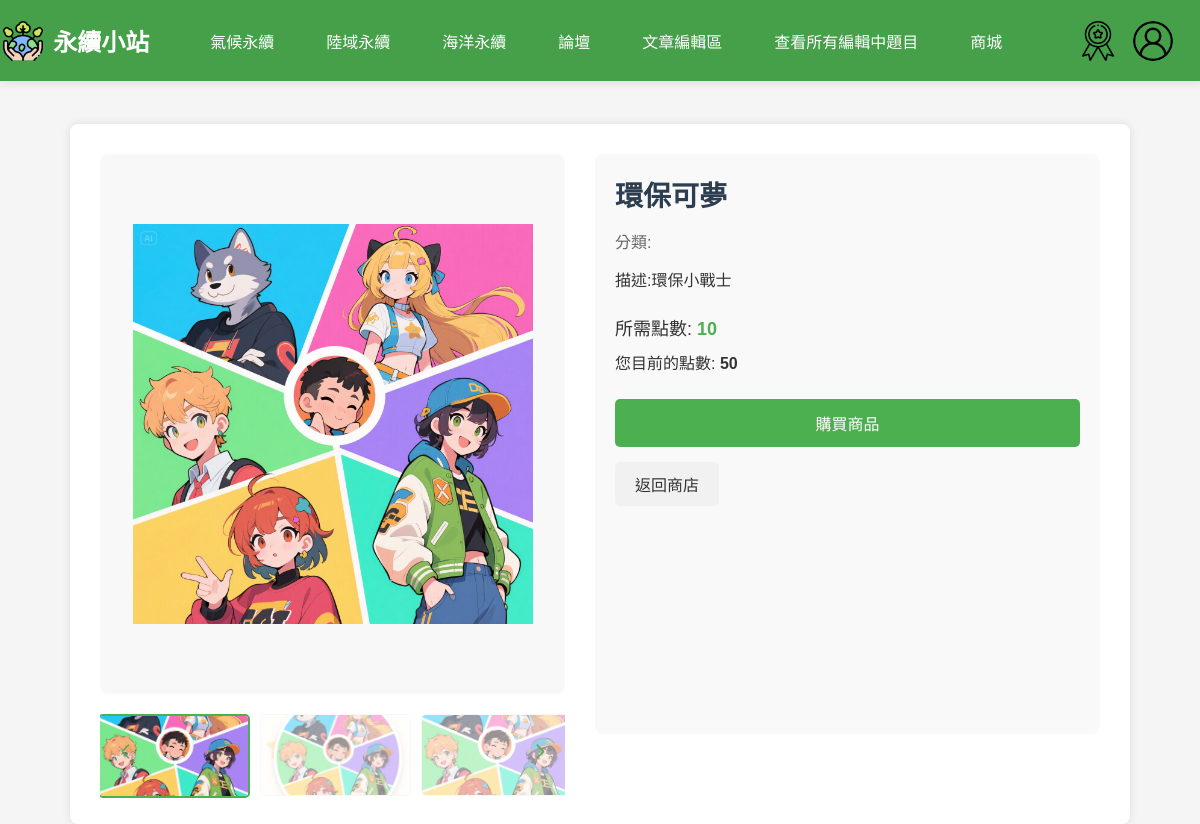
/php/product_detail.php?id=6 (signed in), run on an earlier commit of the app's database.
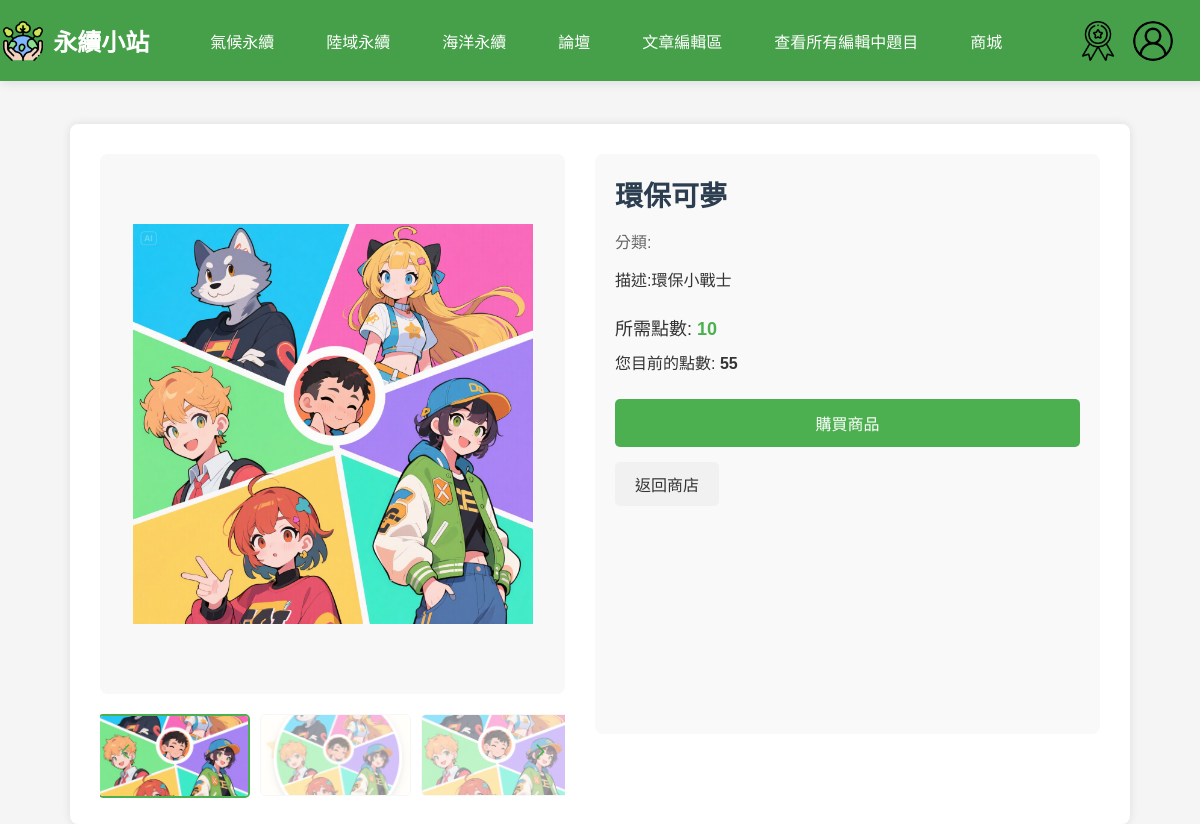
And on a later commit of the database.
### tables this page shows
CREATE TABLE `merchandise` (
  `ItemID` int(11) NOT NULL COMMENT '商品編號 (PK)',
  `Name` varchar(100) NOT NULL COMMENT '商品名稱',
  `Description` text DEFAULT NULL COMMENT '商品描述',
  `PointsRequired` int(11) NOT NULL COMMENT '所需點數',
  `Category` varchar(50) NOT NULL,
  `ImageURL` varchar(255) DEFAULT NULL,
  `PreviewURL` varchar(255) DEFAULT NULL
);

CREATE TABLE `teacher_achievement` (
  `UserID` int(11) NOT NULL,
  `TotalPoints` int(11) DEFAULT 0,
  `SDG13ArticlesPublished` int(11) DEFAULT 0,
  `SDG14ArticlesPublished` int(11) DEFAULT 0,
  `SDG15ArticlesPublished` int(11) DEFAULT 0
);

### php/product_detail.php (the view, shortened to what this page needs)
<?php
require_once 'db_connect.php';
$item_id = isset($_GET['id']) ? intval($_GET['id']) : 0;
$sql = "SELECT * FROM merchandise WHERE ItemID = ?";
$stmt = $conn->prepare($sql);
$stmt->bind_param("i", $item_id);
$stmt->execute();
$result = $stmt->get_result();
$product = $result->fetch_assoc();
$user_id = $_SESSION['user_id'] ?? 0;
$points = 0;
$already_purchased = false;
if ($user_id > 0) {
    $role = $_SESSION['role'] ?? 'Student';
    $points_table = ($role === 'Teacher') ? 'teacher_achievement' : 'achievement';
    $sql = "SELECT TotalPoints FROM $points_table WHERE UserID = ?";
    $stmt = $conn->prepare($sql);
    $stmt->bind_param("i", $user_id);
    $stmt->execute();
    $result = $stmt->get_result();
    if ($result->num_rows > 0) {
        $user = $result->fetch_assoc();
        $points = $user['TotalPoints'] ?? 0;
    }
    $sql = "SELECT * FROM purchase WHERE UserID = ? AND ItemID = ?";
    $stmt = $conn->prepare($sql);
    $stmt->bind_param("ii", $user_id, $item_id);
    $stmt->execute();
    $result = $stmt->get_result();
    $already_purchased = ($result->num_rows > 0);
}
$category_name = '';
?>
<!DOCTYPE html>
<html lang="zh-TW">
<head>
    <link rel="stylesheet" href="../css/product_detail.css">
    <link rel="stylesheet" href="../css/nav3.css">
    <link rel="stylesheet" href="https://cdn.jsdelivr.net/npm/swiper@8/swiper-bundle.min.css" />
</head>
<body>
    <header>
        <?php include "nav.php"; ?>
    </header>
    <div class="product-detail-container">
        <div class="product-detail">
            <div class="product-images">
                <div class="swiper swiper-main">
                    <div class="swiper-wrapper">
                        <div class="swiper-slide">
                            <img id="main-img" src="../<?php echo htmlspecialchars($product['ImageURL']); ?>" alt="<?php echo htmlspecialchars($product['Name']); ?>" data-zoom-image="../<?php echo htmlspecialchars($product['ImageURL']); ?>">
                        </div>
                    </div>
                </div>
                <div class="swiper swiper-thumbs">
                    <div class="swiper-wrapper">
                        <div class="swiper-slide">
                            <img src="../<?php echo htmlspecialchars($product['ImageURL']); ?>" alt="<?php echo htmlspecialchars($product['Name']); ?>">
                        </div>
                        <?php if (!empty($product['PreviewURL']) && $product['PreviewURL'] != 'NULL' && $product['PreviewURL'] != 'null'): ?>
                            <div class="swiper-slide">
                                <img src="../<?php echo htmlspecialchars($product['PreviewURL']); ?>" alt="預覽效果">
                            </div>
                        <?php endif; ?>
                        <?php
                        $sql = "SELECT ImageURL FROM merchandise WHERE ItemID = ?";
                        $stmt = $conn->prepare($sql);
                        if ($stmt) {
                            $stmt->bind_param("i", $item_id);
                            $stmt->execute();
                            $result = $stmt->get_result();
                            while ($row = $result->fetch_assoc()) {
                                echo '<div class="swiper-slide">';
                                echo '<img src="../' . htmlspecialchars($row['ImageURL']) . '" alt="' . htmlspecialchars($product['Name']) . '">';
                                echo '</div>';
                            }
                        }
                        ?>
                    </div>
                    <div class="swiper-button-next"></div>
                    <div class="swiper-button-prev"></div>
                </div>
            </div>
            <div class="product-info-detail">
                <h1><?php echo htmlspecialchars($product['Name']); ?></h1>
                <p class="product-category">分類:<?php echo $category_name; ?></p>
                <p class="product-description">描述:<?php echo htmlspecialchars($product['Description']); ?></p>
                <p class="product-points-required">所需點數: <span><?php echo $product['PointsRequired']; ?></span></p>
                <p class="user-points">您目前的點數: <span><?php echo $points; ?></span></p>
                <?php if ($already_purchased): ?>
                    <div class="already-purchased">您已購買此商品</div>
                <?php elseif ($points >= $product['PointsRequired']): ?>
                    <button class="buy-button" onclick="confirmPurchase(<?php echo $product['ItemID']; ?>)">購買商品</button>
                <?php else: ?>
                    <button class="buy-button disabled" disabled>點數不足</button>
                <?php endif; ?>
                <a href="shop.php" class="back-button">返回商店</a>
            </div>
        </div>
    </div>
</body>
</html>

### php/nav.php (shortened to what this page needs)
<nav class="navbar">
    <div class="logo">
        <img src="../img/icon.png" style="color: white;" alt="永續小站 Logo">
        <h1 style="font-size: 24px;"><a href="index.php" class="logo-title">永續小站</a></h1>
    </div>
    <ul class="nav-links">
        <li><a href="climate.php" style="font-size: 16px;">氣候永續</a></li>
        <li><a href="landscape.php" style="font-size: 16px; ">陸域永續</a></li>
        <li><a href="ocean.php" style="font-size: 16px;">海洋永續</a></li>
        <li><a href="all_forums.php" style="font-size: 16px;">論壇</a></li>
        <?php if (isset($_SESSION['login_session']) && $_SESSION['login_session'] === true): ?>
            <?php if (isset($_SESSION['role']) && $_SESSION['role'] === 'Teacher'): ?>
                <li><a href="crawler.php">文章編輯區</a></li>
                <li><a href="view-all-qusetion.php">查看所有編輯中題目</a></li>
            <?php elseif (isset($_SESSION['role']) && $_SESSION['role'] === 'Admin'): ?>
                <li><a href="crawler.php">文章編輯區</a></li>
                <li><a href="view-all-qusetion.php">查看所有編輯中題目</a></li>
                <li><a href="merchandise_manage.php">商品管理</a></li>
            <?php endif; ?>
            <li><a href="shop.php">商城</a></li>
        <?php endif; ?>
    </ul>
    <div class="nav-icons">
        <?php if (isset($_SESSION['login_session']) && $_SESSION['login_session'] === true): ?>
            <?php if (isset($_SESSION['role']) && $_SESSION['role'] === 'Teacher'): ?>
                <a href="teacher_achievement.php"><img src="../img/achv.png" alt="成就"></a>
            <?php elseif (isset($_SESSION['role']) && $_SESSION['role'] === 'Student'): ?>
                <a href="achievement.php"><img src="../img/achv.png" alt="成就"></a>
            <?php elseif (isset($_SESSION['role']) && $_SESSION['role'] === 'Admin'): ?>
                <a href="teacher_achievement.php"><img src="../img/achv.png" alt="成就"></a>
            <?php endif; ?>
        <?php endif; ?>
        <?php if (isset($_SESSION['login_session']) && $_SESSION['login_session'] === true): ?>
            <?php
            $avatarURL = $_SESSION['AvatarURL'] ?? 'img/user.png';
            if ($avatarURL === 'img/user.png') {
                $servername = "localhost";
                $db_username = "root";
                $db_password = "";
                $dbname = "sustain";
                $conn = new mysqli($servername, $db_username, $db_password, $dbname);
                $conn->set_charset("utf8mb4");
                $username = $_SESSION['username'];
                $sql = "SELECT AvatarURL FROM user WHERE Username='$username'";
                $result = $conn->query($sql);
                if ($result->num_rows > 0) {
                    $row = $result->fetch_assoc();
                    $avatarURL = $row['AvatarURL'] ?? 'img/user.png';
                }
            }
            ?>
            <a href="user.php"><img src="../<?php echo htmlspecialchars($avatarURL); ?>" alt="用戶" style="border-radius: 50%;"></a>
        <?php endif; ?>
    </div>
</nav>

### css/product_detail.css (style rules this page uses)
body { font-family: 'Microsoft JhengHei', Arial, sans-serif; background-color: #f5f5f5; margin: 0; padding: 0; color: #333; }
.product-detail-container { display: flex; flex-direction: column; align-items: center; max-width: 1000px; margin: 100px auto 50px; padding: 30px; background-color: #fff; border-radius: 8px; box-shadow: 0 0 10px rgba(0, 0, 0, 0.1); min-height: 640px; overflow: hidden; }
.product-images img { width: auto; height: auto; max-height: 400px; object-fit: contain; }
.product-detail { display: flex; flex-wrap: wrap; gap: 30px; width: 100% !important; padding-bottom: 30px; }
.product-images { flex: 1; min-width: 300px; max-width: 500px; margin-bottom: 40px !important; width: 100% !important; }
.swiper-main { width: 100% !important; margin-bottom: 20px; border-radius: 8px; overflow: hidden; height: auto; }
.swiper-main .swiper-slide { height: auto; display: flex; align-items: center; justify-content: center; background-color: #f8f8f8; }
.swiper-main img { max-width: 100%; max-height: 400px; object-fit: contain; }
.swiper-thumbs { width: 100% !important; height: 100px !important; margin-bottom: 30px !important; padding-left: 0; }
.swiper-thumbs .swiper-wrapper { padding: 10px 0 !important; margin-left: -10px; }
.swiper-thumbs .swiper-slide { height: 80px !important; border: 1px solid #eee; border-radius: 5px; overflow: hidden; margin-left: 0; }
.swiper-thumbs .swiper-slide-thumb-active { opacity: 1; border: 2px solid #4CAF50; }
.swiper-thumbs img { width: 100%; height: 100%; object-fit: cover; }
.product-info-detail { flex: 1; min-width: 300px; padding: 20px; background: #f9f9f9; border-radius: 8px; display: block; }
.swiper-button-next, .swiper-button-prev { width: 30px; height: 30px; border-radius: 50%; position: absolute; top: 70% !important; transform: translateY(-50%); color: #4CAF50; }
.swiper-button-next:after, .swiper-button-prev:after { font-size: 16px; font-weight: bold; color: #4CAF50; }
.swiper-thumbs .swiper-button-next, .swiper-thumbs .swiper-button-prev { width: 25px; height: 25px; }
.swiper-thumbs .swiper-button-next:after, .swiper-thumbs .swiper-button-prev:after { font-size: 14px; }
.product-info-detail h1 { font-size: 28px; margin: 0 0 15px; color: #2c3e50; }
.product-category { color: #666; margin: 0 0 15px; font-size: 16px; }
.product-description { margin: 0 0 20px; line-height: 1.6; color: #333; }
.product-points-required { font-size: 18px; margin: 0 0 10px; }
.product-points-required span { color: #4CAF50; font-weight: bold; }
.user-points { font-size: 16px; margin: 0 0 25px; }
.user-points span { font-weight: bold; }
.buy-button { background-color: #4CAF50; color: white; border: none; padding: 12px 25px; font-size: 16px; border-radius: 5px; cursor: pointer; transition: background-color 0.3s; display: block; width: 100%; margin-bottom: 15px; }
.back-button { display: inline-block; padding: 10px 20px; background-color: #f1f1f1; color: #333; text-decoration: none; border-radius: 5px; text-align: center; transition: background-color 0.3s; }
.product-images { width: 100%; position: relative; }
.swiper-main { width: 100%; margin-bottom: 10px; border-radius: 8px; overflow: hidden; }
.swiper-main img { width: 100%; height: auto; display: block; }
.swiper-thumbs { width: 100%; height: 80px; box-sizing: border-box; padding: 0 30px; position: relative; }
.swiper-thumbs .swiper-slide { width: 80px; height: 80px; opacity: 0.5; border-radius: 5px; overflow: hidden; cursor: pointer; transition: opacity 0.3s; }
.swiper-button-next, .swiper-button-prev { color: #4CAF50; }
.swiper-button-next:after, .swiper-button-prev:after { font-size: 20px; }
.swiper-thumbs .swiper-button-next, .swiper-thumbs .swiper-button-prev { width: 30px; height: 30px; }

What changed in the data, as far as the page shows it:
changed teacher_achievement: TotalPoints "50" → "55"
